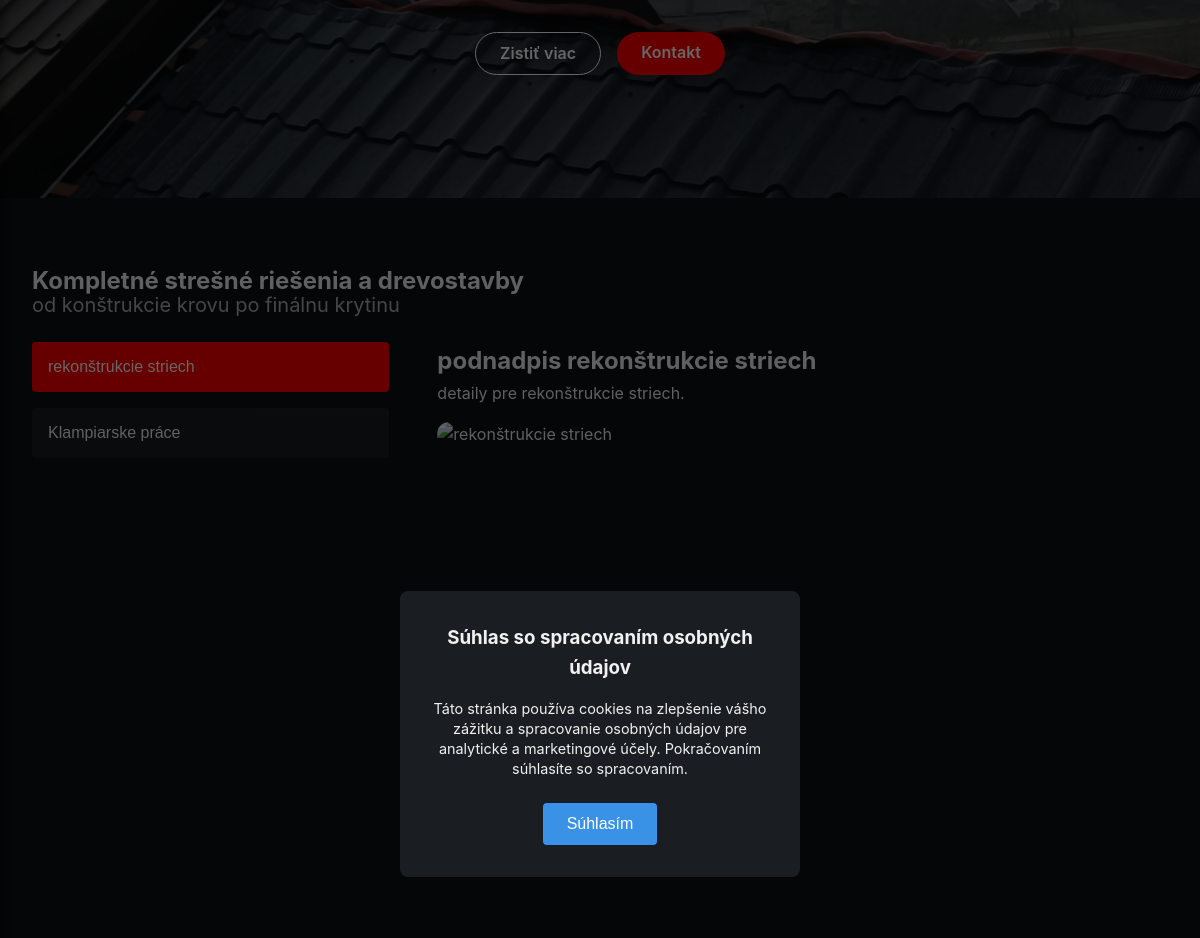
/ (middle part), run on an earlier commit of the app's database.
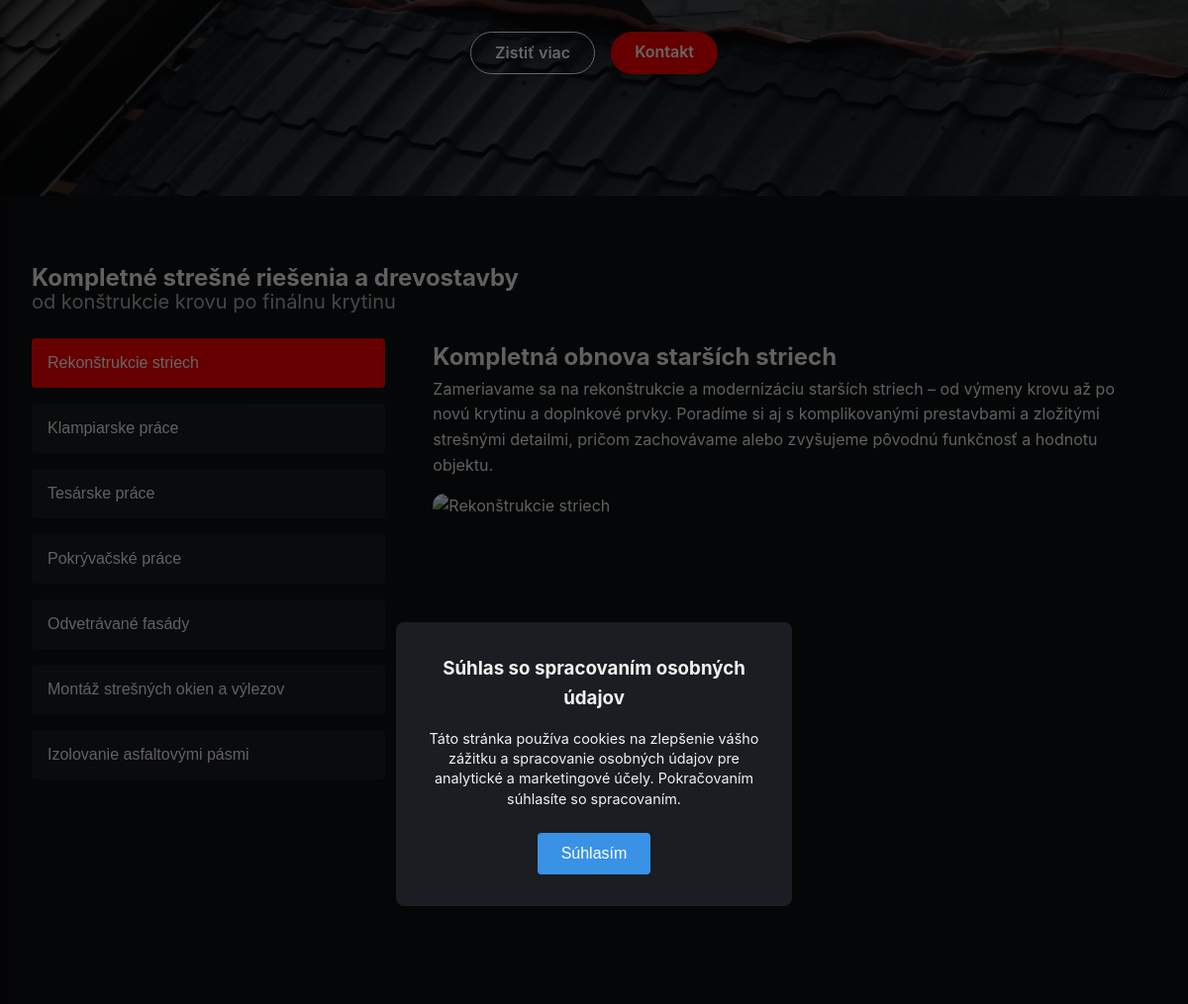
And on a later commit of the database.
### core/models.py (models this page shows)
class Service(models.Model):
    title = models.CharField(max_length=200)
    subtitle = models.CharField(max_length=300, blank=True)
    details = models.TextField()
    image = models.ImageField(upload_to='static/services/', blank=True, null=True)

### core/views.py (the view)
# urls.py: path('', views.index, name="index"),
def index(request):
    return render(request, "index.html", {
        "services": Service.objects.all(),
        "images": Image.objects.all()[:5],
    })

### core/templates/index.html (shortened to what this page needs)
{% extends "base.html" %}
{% load static %}
{% block links%}
  <link rel="stylesheet" href="{% static 'css/main.css'%}">
{%endblock%}
{% block content %}
  <div class="hero">
    <img class="hero-media" src="{% static 'media/herophoto.jpg' %}" alt="Hero background">
    <div class="hero-content">
      <div class="buttons">
        <a href="{% url 'about' %}" class="btn btn-secondary">Zistiť viac</a>
        <a href="{% url 'contact' %}" class="btn btn-primary">Kontakt</a>
      </div>
    </div>
  </div>
  <section class="services" id="sluzby">
    <div class="service-header">
      <h1>Kompletné strešné riešenia a drevostavby</h1>
      <p class="hero-text" style="line-height: 0.5em;">
        od konštrukcie krovu po finálnu krytinu
      </p>
    </div>
    <div class="services-container">
      <aside class="service-menu">
        {% for service in services %}
        <a href="{% url 'contact' %}?serviceid={{ service.id }}">
          <button style="width: 100%;" data-target="service-{{ service.id }}" class="{% if forloop.first %}active{% endif %}" onmouseover="showContent('service-{{ service.id }}')" onclick="showContent('service-{{ service.id }}')">{{ service.title }}</button>
        </a>
        {% endfor %}
      </aside>
      <div class="service-content">
        {% for service in services %}
        <div id="service-{{ service.id }}" class="content-panel {% if forloop.first %}active{% endif %}">
          <h2>{{ service.subtitle }}</h2>
          <p>{{ service.details }}</p>
          <div class="service-img">
          </div>
        </div>
        {% endfor %}
      </div>
    </div>
  </section>
  <section id="realizacie" class="realizacie">
  </section>
{% endblock %}

What changed in the data, as far as the page shows it:
changed Service: title "rekonštrukcie striech" → "Rekonštrukcie striech"; subtitle "podnadpis rekonštrukcie striech" → "Kompletná obnova starších striech"; details "detaily pre rekonštrukcie striech." → "Zameriavame sa na rekonštrukcie a modernizáciu starších striech – od výmeny krovu až po novú krytinu a doplnkové prvky. Poradíme si aj s komplikovanými prestavbami a zložitými strešnými detailmi, pričom zachovávame alebo zvyšujeme pôvodnú funkčnosť a hodnotu objektu."
added Service: title "Tesárske práce", shown under "Kompletné strešné riešenia a drevostavby"
added Service: title "Pokrývačské práce", shown under "Kompletné strešné riešenia a drevostavby"
added Service: title "Odvetrávané fasády", shown under "Kompletné strešné riešenia a drevostavby"
added Service: {{ service.id }} 10 (drawn), title "Montáž strešných okien a výlezov", shown under "Kompletné strešné riešenia a drevostavby"
added Service: title "Izolovanie asfaltovými pásmi", shown under "Kompletné strešné riešenia a drevostavby"
